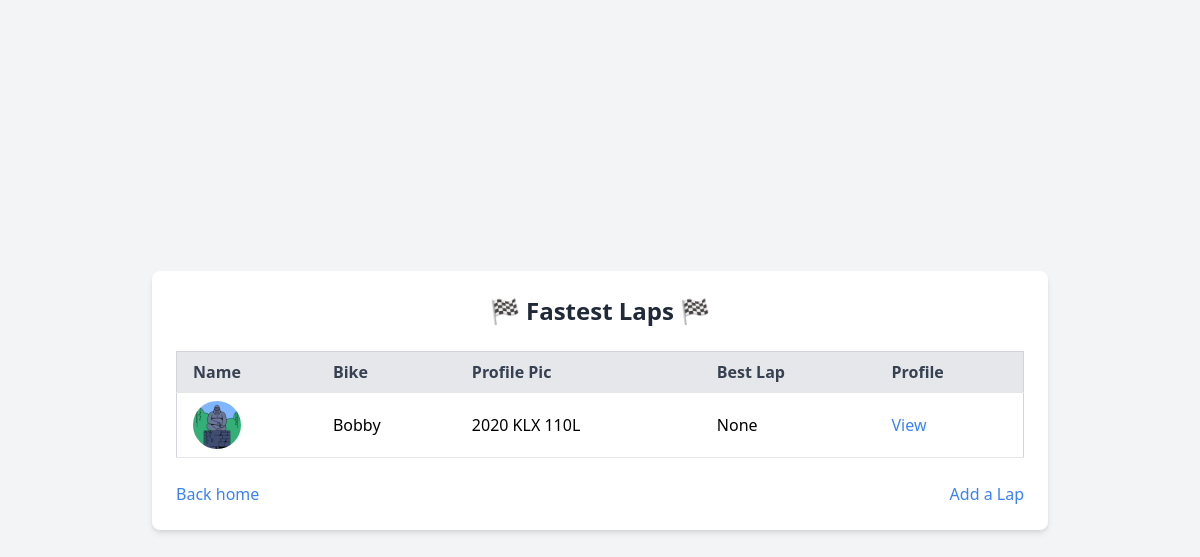
The app's page /leaderboard (signed in), older data.
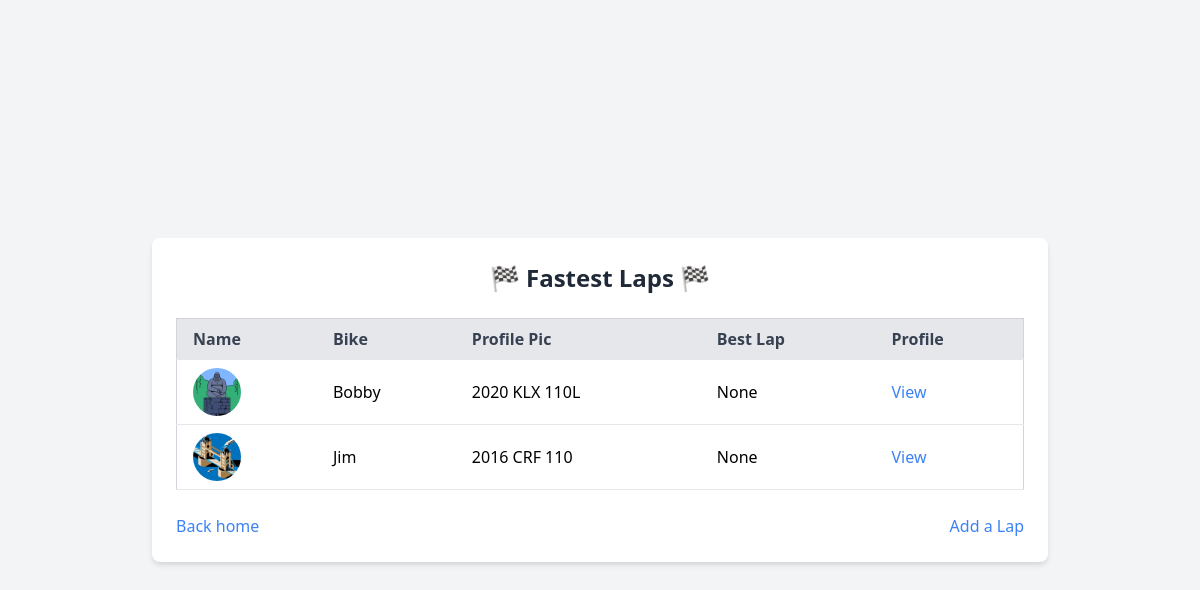
The same page, newer data.
### tables this page shows
CREATE TABLE riders (
                id INTEGER PRIMARY KEY AUTOINCREMENT,
                user_id INTEGER,
                name TEXT NOT NULL,
                profile_pic TEXT,
                bike TEXT,
                best_lap TEXT,
                FOREIGN KEY (user_id) REFERENCES users(id)
            );

### routes.py (the view)
@routes.route('/leaderboard')
@login_required
def leaderboard():
    conn = get_connection()
    cursor = conn.cursor()
    cursor.execute("SELECT * FROM riders ORDER BY best_lap ASC")
    riders = cursor.fetchall()
    return render_template('leaderboard.html', riders=riders)

### app.py (called while the page is built)
@login_manager.user_loader
def load_user(user_id):
    return User.get(user_id)

### db.py (called while the page is built)
def get_connection():
    conn = sqlite3.connect(DB_NAME)
    conn.row_factory = sqlite3.Row
    return conn

### user.py (called while the page is built)
def get_connection():
    conn = sqlite3.connect(DB_NAME)
    conn.row_factory = sqlite3.Row
    return conn

    @staticmethod
    def get(user_id):
        with get_connection() as conn:
            cursor = conn.cursor()
            cursor.execute("SELECT * FROM users WHERE id = ?", (user_id,))
            row = cursor.fetchone()
            if row:
                return User(row["id"], row["username"], row["password"])
            return None

### templates/leaderboard.html
<!DOCTYPE html>
<html lang="en">
<head>
  <link href="https://cdn.jsdelivr.net/npm/tailwindcss@2.2.19/dist/tailwind.min.css" rel="stylesheet">
</head>
<body class="bg-gray-100 min-h-screen flex flex-col items-center justify-center px-4 py-8">
  <div class="bg-white shadow-md rounded-lg p-6 w-full max-w-4xl">
    <h1 class="text-2xl font-bold text-gray-800 mb-6 text-center">🏁 Fastest Laps 🏁</h1>
    <div class="overflow-x-auto">
      <table class="min-w-full bg-white border border-gray-300 rounded-md">
        <thead>
          <tr class="bg-gray-200 text-gray-700">
            <th class="py-2 px-4 border-b text-left">Name</th>
            <th class="py-2 px-4 border-b text-left">Bike</th>
            <th class="py-2 px-4 border-b text-left">Profile Pic</th>
            <th class="py-2 px-4 border-b text-left">Best Lap</th>
            <th class="py-2 px-4 border-b text-left">Profile</th>
          </tr>
        </thead>
        <tbody>
          {% for rider in riders %}
          <tr class="hover:bg-gray-50">
            <td class="py-2 px-4 border-b">
                {% if rider.profile_pic %}
                  <img src="{{ url_for('static', filename=rider.profile_pic) }}" alt="Profile Picture" class="w-12 h-12 object-cover rounded-full">
                {% else %}
                  <img src="{{ url_for('static', filename='profile_pics/sampleUser.jpg') }}" alt="Default Profile Picture" class="w-12 h-12 object-cover rounded-full">
                {% endif %}
            </td>
            <td class="py-2 px-4 border-b">{{ rider.name }}</td>
            <td class="py-2 px-4 border-b">{{ rider.bike }}</td>
            <td class="py-2 px-4 border-b">{{ rider.best_lap }}</td>
            <td class="py-2 px-4 border-b">
              <a href="/rider/{{ rider.id }}" class="text-blue-500 hover:underline">View</a>
            </td>
          </tr>
          {% endfor %}
        </tbody>
      </table>
    </div>
    <div class="mt-6 flex justify-between text-blue-500">
      <a href="/dashboard" class="hover:underline">Back home</a>
      <a href="/add_lap" class="hover:underline">Add a Lap</a>
    </div>
  </div>
</body>

Row changes from the older to the newer data that the page shows:
added riders: profile_pic (picture), name "Jim", bike "2016 CRF 110", best_lap "None"
